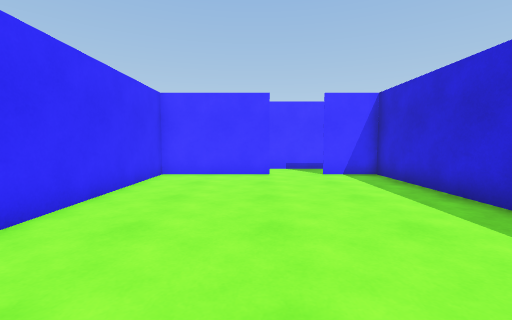
view 1 (above)

17 first-person views from a walk through a 3-D level made in the Unity game engine. The camera is 1.2 m above the floor, tilts 4° down and sees 90° across. The floor is counted in squares, 1 m on a side. Each view is taken from the middle of a square. On the plan, view 1 faces up. The plan holds only what a view shows up to about 12 squares ahead; the rest is blank. The player is left out.

view 2
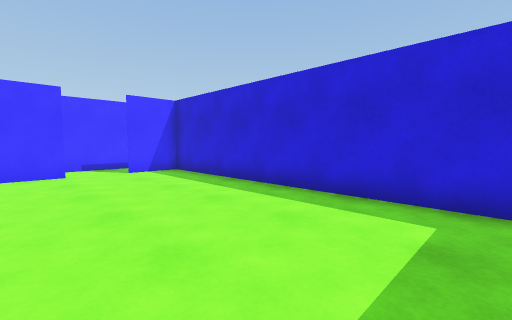

view 3
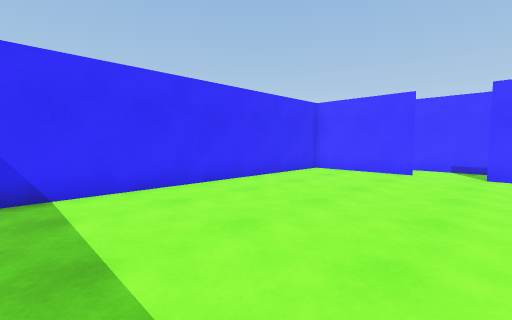

view 4
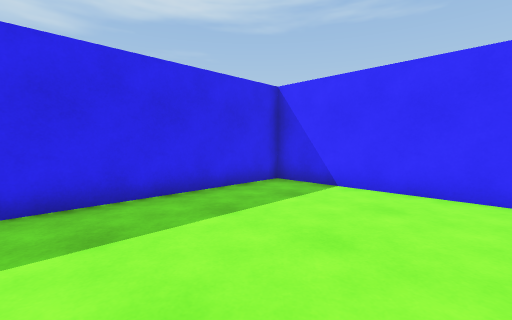

view 5
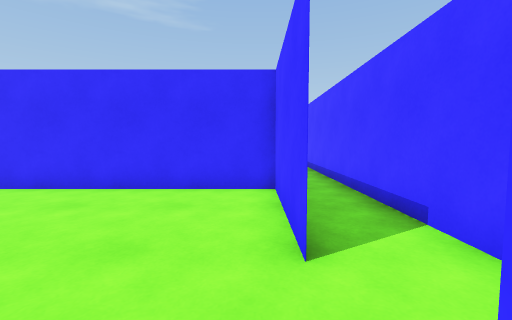

view 6
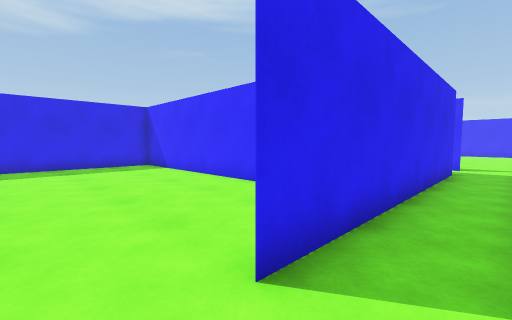

view 7
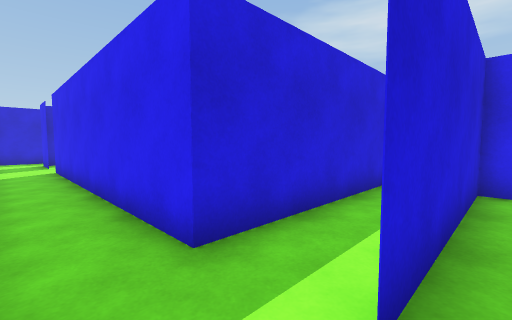

view 8
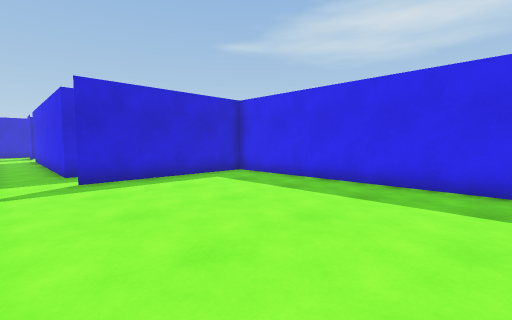

view 9
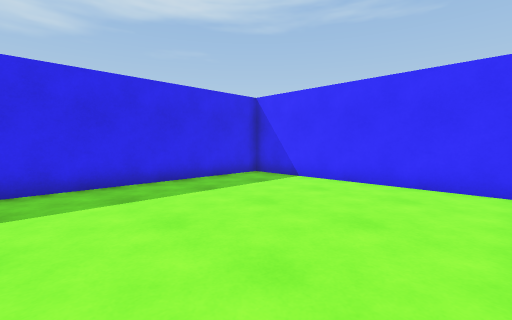

view 10
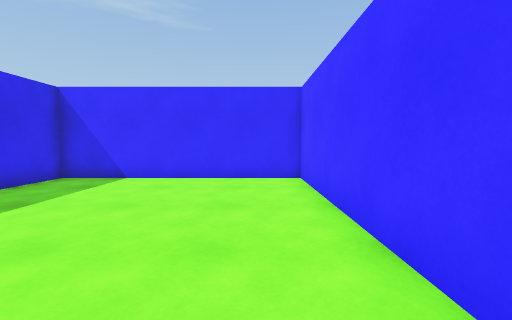

view 11
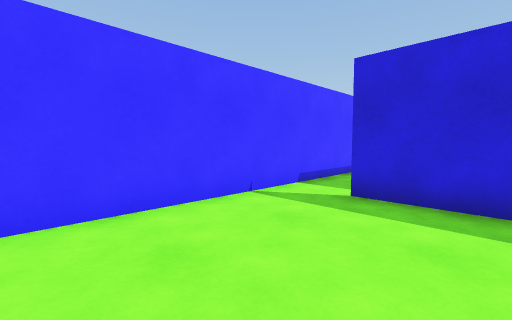

view 12
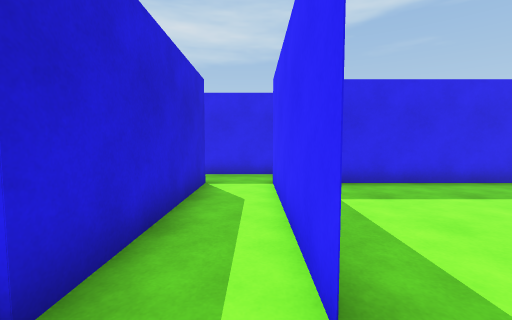

view 13
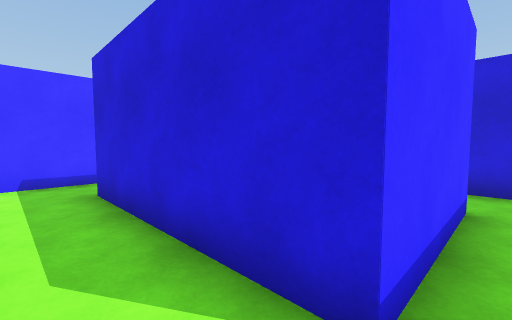

view 14
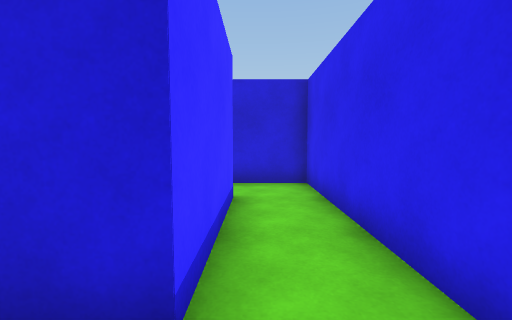

view 15
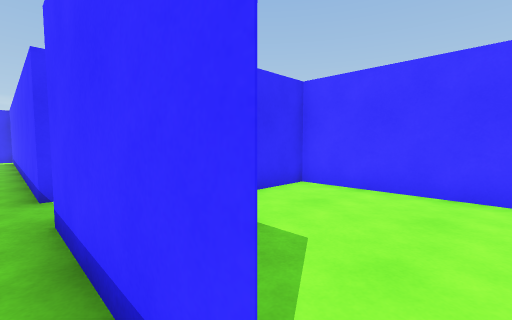

view 16
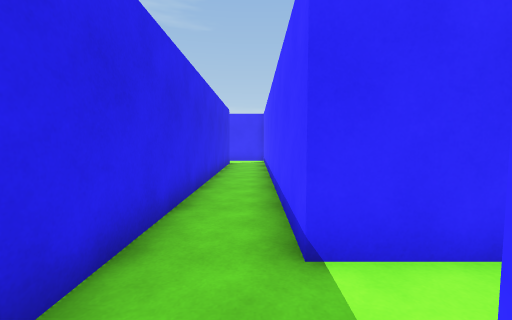

view 17
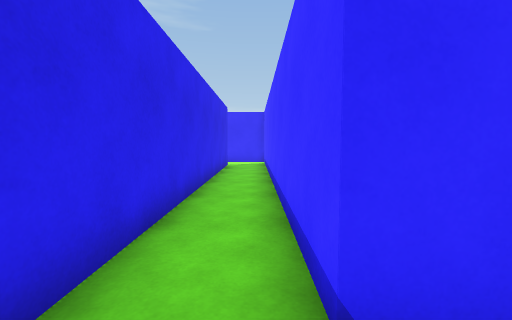

### Floor plan
Ten units are one square. View 1 is at (0, 0); x grows to the right and y downward. Boxes are objects, and circles mark ways between rooms. Rooms are numbered by the first view taken in them; rooms with no view inside come last. Other rooms are left out.
<svg viewBox="-260 -120 310 150">
<path fill="none" stroke="#000" d="M6 -95 -41 -95M-35 -95 -35 25 31 25M45 11 45 -95 25 -95M-115 -96 -115 -35M-95 -35 -95 -95 5 -95M25 -95 35 -95M32 -115 -125 -115M-125 -115 -255 -115 -255 -35 -115 -35 -115 -95M-115 -35 -215 -35M-218 -15 -35 -15 -35 -38M-54 -35 -95 -35M-41 -95 -95 -95 -95 -75"/>
<circle cx="15" cy="-100" r="3" fill="#2a7"/>
<circle cx="-120" cy="-105" r="3" fill="#2a7"/>
<circle cx="-110" cy="-40" r="3" fill="#2a7"/>
<circle cx="-50" cy="-40" r="3" fill="#2a7"/>
<text x="0" y="-40">1</text>
<text x="-60" y="-110">2</text>
<text x="-190" y="-80">3</text>
<text x="-160" y="-30">4</text>
<text x="-70" y="-70">5</text>
</svg>
Room 1 opens to room 2. Room 2 opens to room 3. Room 2 opens to room 4. Room 4 opens to room 5.

Where each view was taken, in squares from view 1:
view 1: 0 up, 0 right, facing up
view 2: 1 down, 1 left, facing up-right
view 3: 1 down, 3 right, facing up-left
view 4: 3 up, 3 right, facing down-left
view 5: 9 up, 3 right, facing left
view 6: 11 up, 2 right, facing down-left
view 7: 11 up, 12 left, facing down-right
view 8: 11 up, 20 left, facing down-right
view 9: 11 up, 18 left, facing down-left
view 10: 10 up, 17 left, facing left
view 11: 7 up, 17 left, facing up-right
view 12: 11 up, 11 left, facing down
view 13: 3 up, 11 left, facing up-right
view 14: 3 up, 11 left, facing right
view 15: 3 up, 5 left, facing up-left
view 16: 3 up, 9 left, facing left
view 17: 3 up, 10 left, facing left
